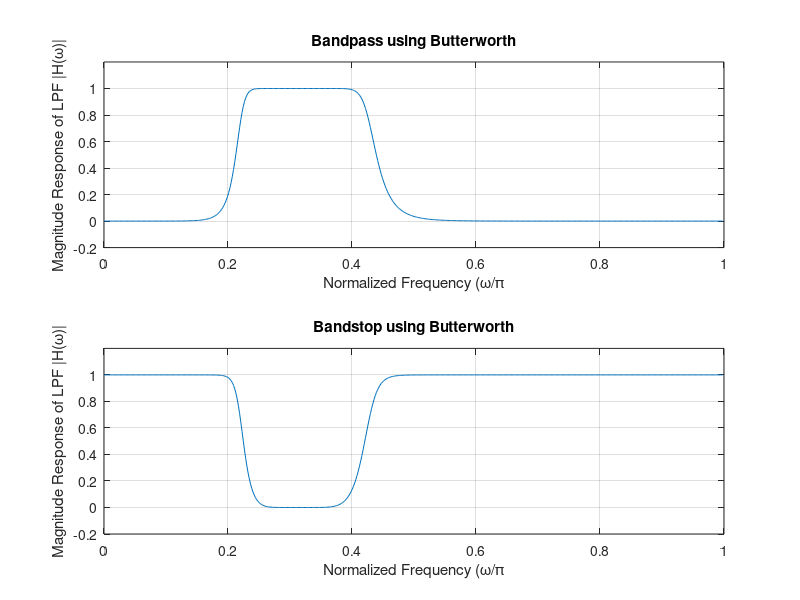

Write the MATLAB code that produced this figure.
clc;
clear all;
close all;

%%parameters
wp = [0.2 0.4]*pi; %% pass band f
ws = [0.3 0.5]*pi; %% stop band f
T = 1; %% sampling interval
Fs = 1/T; %% sampling frequency
Op = (2/T)*tan(wp/2);
Os = (2/T)*tan(ws/2);
Rp = 1; %% ripple factor
As = 15; %% attenuation factor
N = ceil(log10((10^(Rp/10)-1)/(10^(As/10)-1))/(2*log10(Op/Os)));
% Butterworth order of filter
Oc = Op/((10^(Rp/10)-1)^(1/(2*N)));
% cutoff f of butterworth filter

% designing analog filter

[num,den] = butter(N, Oc, 'bandpass','s'); % analogue butterworth prototype s dom.

[b,a] = bilinear(num, den, Fs);
% A/D conversion by bilinear transform to z domain

%% Frequency response
[H,W] = freqz(b,a); %in built comm for freq.resp. of filter

subplot(2,1,1)
plot(W./pi,abs(H)); %plot of lowpass filter using butterworth prot.
title('Bandpass using Butterworth');
xlabel('Normalized Frequency (\omega/\pi');
ylabel('Magnitude Response of LPF |H(\omega)|');
ylim([-0.2,1.2]);
grid on;

subplot(2,1,2)
[num,den] = butter(N, Oc, 'stop','s');
[b,a] = bilinear(num, den, Fs);
[H,W] = freqz(b,a);
plot(W./pi,abs(H))
title('Bandstop using Butterworth');
xlabel('Normalized Frequency (\omega/\pi');
ylabel('Magnitude Response of LPF |H(\omega)|');
ylim([-0.2,1.2]);
grid on;